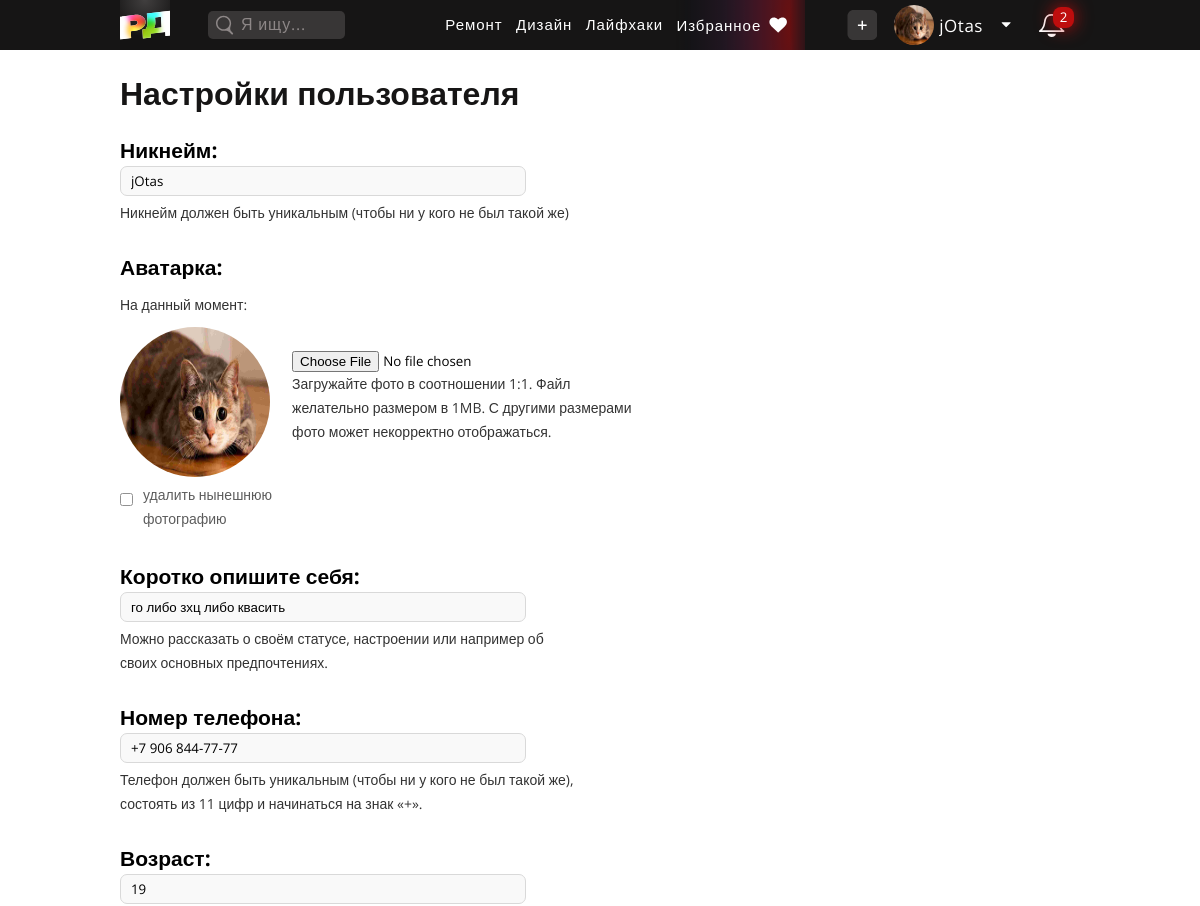
Page /account/6/settings/ (signed in, upper part) on the earlier database version.
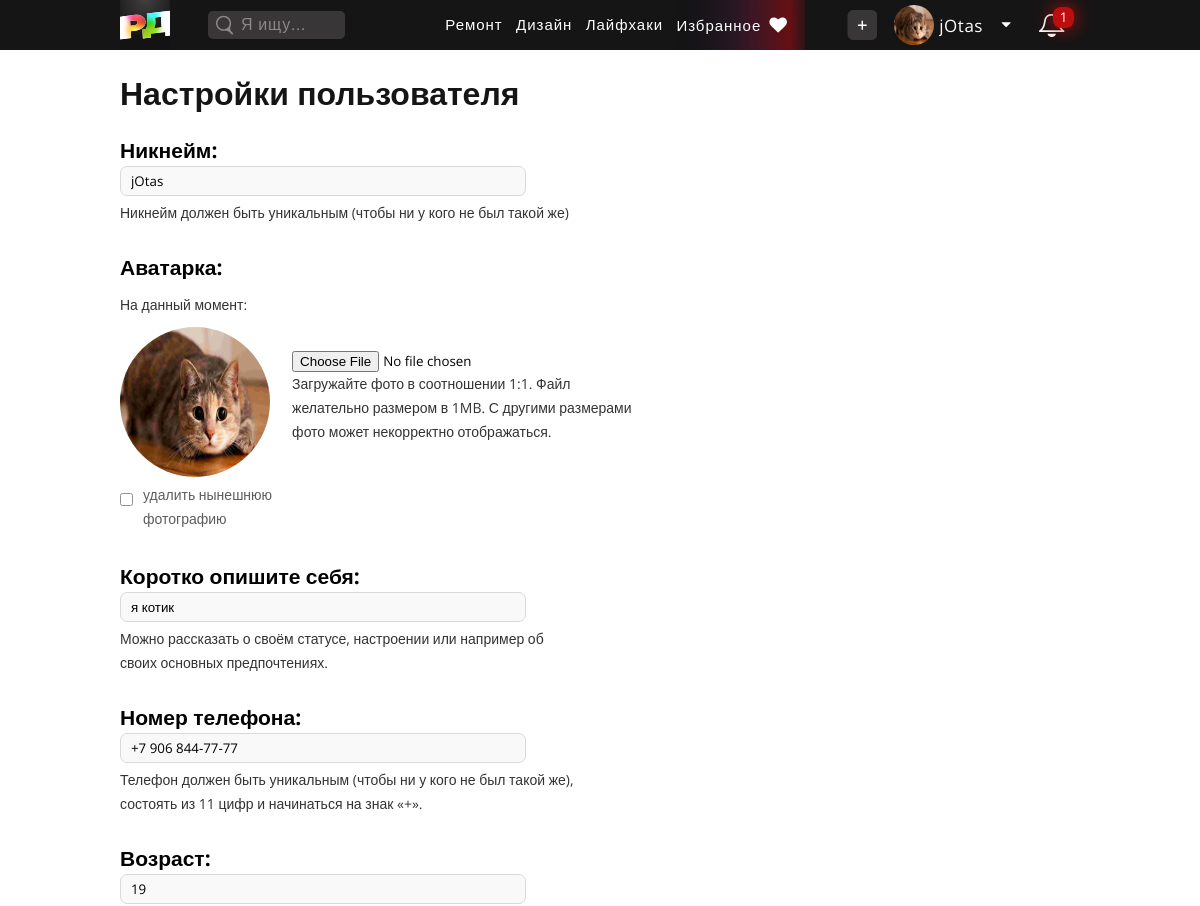
Same page on the later database version.
### authapp/models.py (models this page shows, shortened)
class User(AbstractUser):
    photo = models.ImageField(upload_to='users_avatars', blank=True, null=True, default='users_avatars/no_avatar.png', verbose_name='Аватарка')
    role = models.ForeignKey('UserRoles', on_delete=models.SET_DEFAULT, default=1, verbose_name='Роль в ИС', blank=False)
    bio = models.CharField(max_length=100, blank=True, null=True, verbose_name='Самоописание/статус')
    age = models.PositiveIntegerField(verbose_name='Возраст', null=True, blank=True, validators=[MinValueValidator(1), MaxValueValidator(111)])
    phone_number = PhoneNumberField(null=True, blank=False, unique=True, verbose_name="Номер телефона")
    last_entry = models.DateTimeField(auto_now=True, verbose_name='Последняя авторизация')
    seen_count = models.IntegerField(default=0, verbose_name='Просмотров страницы пользователя')
    following_for = models.ManyToManyField('User', related_name="users_in_follows", blank=True, verbose_name='Пользователь, про кого подписчик получает уведомления')
    class Meta:
        verbose_name = 'Пользователь'
        verbose_name_plural = 'Пользователи'
    @property
    def noties_new(self):
        return Notifications.objects.filter(receiver=self).exclude(receiver_saw=self)
    @property
    def noties_old(self):
        return Notifications.objects.filter(receiver=self, receiver_saw=self)[:30]
    @property
    def noties_count(self):
        return self.noties_new.count() + self.noties_old.count()
    @property
    def all_noties_count(self):
        return Notifications.objects.filter(receiver=self).count()
    @property
    def new_noties_count(self):
        return self.noties_new.count()

### authapp/views.py (the view, shortened to what this page needs)
# urls.py: path('<int:pk>/settings/', authapp.UpdateAccount, name='settings'),
def UpdateAccount(request, pk):
    if not request.user.is_authenticated:
        return redirect('main')
    if not (request.user.role.id == 4 or request.user.id == int(pk)):
        return redirect('main')
    edited_user = User.objects.get(id=pk)
    form_user = UserForm({
        'username': edited_user.username,
        'photo': edited_user.photo.url,
        'role': edited_user.role,
        'bio': edited_user.bio,
        'age': edited_user.age,
        'phone_number': edited_user.phone_number,
        })
    form_expert_user = UserExpertForm()
    if edited_user.role.id in [2, 4]:
        edited_user_expert_info = ExpertInfo.objects.get(expert_account=pk) if ExpertInfo.objects.filter(expert_account=pk) else ExpertInfo.objects.create(expert_account=edited_user).save()
        form_expert_user = UserExpertForm({
            'knowledge': edited_user_expert_info.knowledge,
            'offer': edited_user_expert_info.offer,
            'bisness_phone_number': edited_user_expert_info.bisness_phone_number,
            'site': edited_user_expert_info.site,
            'address': edited_user_expert_info.address,
            'telegram': edited_user_expert_info.telegram,
            'whatsapp': edited_user_expert_info.whatsapp,
            'viber': edited_user_expert_info.viber,
            'lol': edited_user_expert_info.lol,
            'vk': edited_user_expert_info.vk,
            'inst': edited_user_expert_info.inst,
            'ok': edited_user_expert_info.ok,
            'twitter': edited_user_expert_info.twitter,
            'other': edited_user_expert_info.other,
            })
    title = 'Настройки пользователя' if request.user.id == int(pk) else 'Настройки пользователя «' + edited_user.username +'»'
    context = {
        'title': title,
        'form_user': form_user,
        'form_expert_user': form_expert_user,
        'edited_user': edited_user,
    }
    return render(request, 'authapp/update_account.html', context)

### authapp/forms.py
class UserForm(forms.Form):
    role = forms.ModelChoiceField(queryset=UserRoles.objects.filter(), initial=1, label="Роль пользователя:", empty_label="Ещё не выбрано", required=False)
    username = forms.CharField(max_length=135, label="Никнейм:", widget=forms.TextInput(attrs={'placeholder': 'Ваш никнейм'}))
    photo = forms.ImageField(widget=forms.ClearableFileInput(attrs={'title': "Загрузите свою аватарку"}), label="Аватар пользователя:", required=False)
    bio = forms.CharField(max_length=135, label="Короткое самоописание или ваш актуальный статус:", widget=forms.TextInput(attrs={'placeholder': 'Короткое самоописание или статус'}), required=False)
    age = forms.IntegerField(label="Ваш возраст:", widget=forms.TextInput(attrs={'placeholder': "Ваш возраст", 'type': 'number'}), min_value=1, max_value=111)
    phone_number = PhoneNumberField(label="Ваш номер телефона:", widget=forms.TextInput(attrs={'placeholder': "Номер телефона"}))

### authapp/models.py (called while the page is built)
    @property
    def icon(self):
        return self.type.icon

### authapp/templates/authapp/update_account.html (shortened to what this page needs)
{% extends 'mainapp/base.html' %}
{% block css %}
  <link rel="stylesheet" href="/static/lib\css\style_header.css">
  <link rel="stylesheet" href="/static/lib\css\style_footer.css">
  <link rel="stylesheet" href="/static/lib\css\style_watch_designs.css">
  <link rel="stylesheet" href="/static/lib\css\style_pub_create_new.css">
  <link rel="stylesheet" href="/static/lib\css\style_filter.css">
{% endblock %}
{% block content %}
  {% if edited_user.id != user.id and user.role.id != 4 %}
    <div class="page_title">
      <p class="title_p">Вам сюда нельзя! Попытались они чужой аккаунт отредактировать, ага)</p>
    </div>
  {% else %}
    <div class="page_title">
        <p class="title_p">{{ title }}</p>
    </div>
    <div class="pubs_container">
      <form class="" action="" method="post" enctype="multipart/form-data">
        <div class="pub_title pub_inp_one">
          <h4>Никнейм:</h4>
          {{ form_user.username }}
          <p style="width: 60%">Никнейм должен быть уникальным (чтобы ни у кого не был такой же)</p>
        </div>
        <div class="pub_preview pub_inp_one">
          <h4>Аватарка:</h4>
          <div class="avatar">
            <div class="avatar_now">
              <p>На данный момент:</p>
              <img src="{{ edited_user.photo.url }}" alt="" class="user_photo">
              {% if not 'no_avatar.png' in edited_user.photo.url %}
                <label class="delete_avatar"><input type="checkbox" name="delete_avatar" value="1"><p>удалить нынешнюю<br>фотографию</p></label>
              {% endif %}
            </div>
            <div class="avatar_update">
              {{ form_user.photo }}
              <p>Загружайте фото в соотношении 1:1. Файл желательно размером в 1MB. С другими размерами фото может некорректно отображаться.</p>
            </div>
          </div>
        </div>
        <div class="pub_title pub_inp_one">
          <h4>Коротко опишите себя:</h4>
          {{ form_user.bio }}
          <p>Можно рассказать о своём статусе, настроении или например об своих основных предпочтениях. </p>
        </div>
        <div class="pub_title pub_inp_one">
          <h4>Номер телефона:</h4>
          {{ form_user.phone_number }}
          <p style="width: 50%">Телефон должен быть уникальным (чтобы ни у кого не был такой же), состоять из 11 цифр и начинаться на знак «+».</p>
        </div>
        <div class="pub_title pub_inp_one">
          <h4>Возраст:</h4>
          {{ form_user.age }}
        </div>
      </form>
    </div>
  {% endif %}
{% endblock %}

### mainapp/templates/mainapp/base.html (shortened to what this page needs)
<!DOCTYPE html>
<html lang="ru">
<head>
    {% block css %}
    {% endblock %}
</head>
{% block bodystyle %}
<body>
{% endblock %}
  {% block header %}
    <div class="header_bg">
      <div class="header">
          <a href="/">
            <div class="logo_mini"></div>
          </a>
          <div class="header_search">
            <img src="/static/sources/SVG/search.svg" alt="">
            <form class="" action="{% url 'search' %}" method="get">
                <input type="text" name="search_input" value="" placeholder="Я ищу...">
            </form>
          </div>
          {% if user.is_authenticated %}
            <div class="user_logged_in">
              <div class="header_content">
                <a href="{% url 'repairs' %}" class="not_heart">Ремонт</a>
                <a href="{% url 'designs' %}" class="not_heart">Дизайн</a>
                <a href="{% url 'lifehacks' %}" class="not_heart">Лайфхаки</a>
                <a href="{% url 'saved' %}" class="saved_heart"><p>Избранное</p><img src="/static/sources/SVG/heart.svg" alt=""></a>
              </div>
              <div class="role_buttoms">
                {% if user.role.id == 2 or user.role.id == 4 %}
                  <a href="{% url 'pub:create_new' %}" class="create_new_pub" title="Нажмите, чтобы создать публикацию"></a>
                {% endif %}
              </div>
              <div class="avatar_and_notifications">
                  <div class="avatar_container">
                      <button class="avatar_btn">
                          <div class="avatar_options_mini">
                              <div class="account_img"><img src="{{ user.photo.url }}" style="width:40px; height:40px;"></div>
                              <p class="avatar_options_mini_p" title="{{ user.username }}">{{ user.username }}</p>
                              <img class="avatar_triangle" src="/static/sources/SVG/avatar-triangle.svg" alt="">
                          </div>
                      </button>
                  </div>
                  <div class="notifications_container">
                      <button class="notifications_btn" onclick="open_noti({{ user.id }})">
                          <div class="notifications_mini">
                              <div class="noti_logo"></div>
                              {% if user.new_noties_count %}
                                {% if user.new_noties_count <= 99 %}
                                  <p class="notifications_mini_p">{{ user.new_noties_count }}</p>
                                {% else %}
                                  <p class="notifications_mini_p">99+</p>
                                {% endif %}
                              {% else %}
                                <p style="display: none;" class="notifications_mini_p">99+</p>
                              {% endif %}
                          </div>
                      </button>
                  </div>
              </div>
            </div>
          {% else %}
            <div class="user_didnt_log_in">
              <a href="{% url 'login' %}" class="btn_udli">Войти</a>
              <a href="{% url 'register' %}" class="btn_udli">Зарегистрироваться</a>
            </div>
          {% endif %}
      </div>
    </div>
  {% endblock %}
  {% block content %}
  {% endblock %}
</body>
</html>

Differences in the rows shown:
changed User "jOtas": new_noties_count "2" → "1"; bio "го либо зхц либо квасить" → "я котик"
